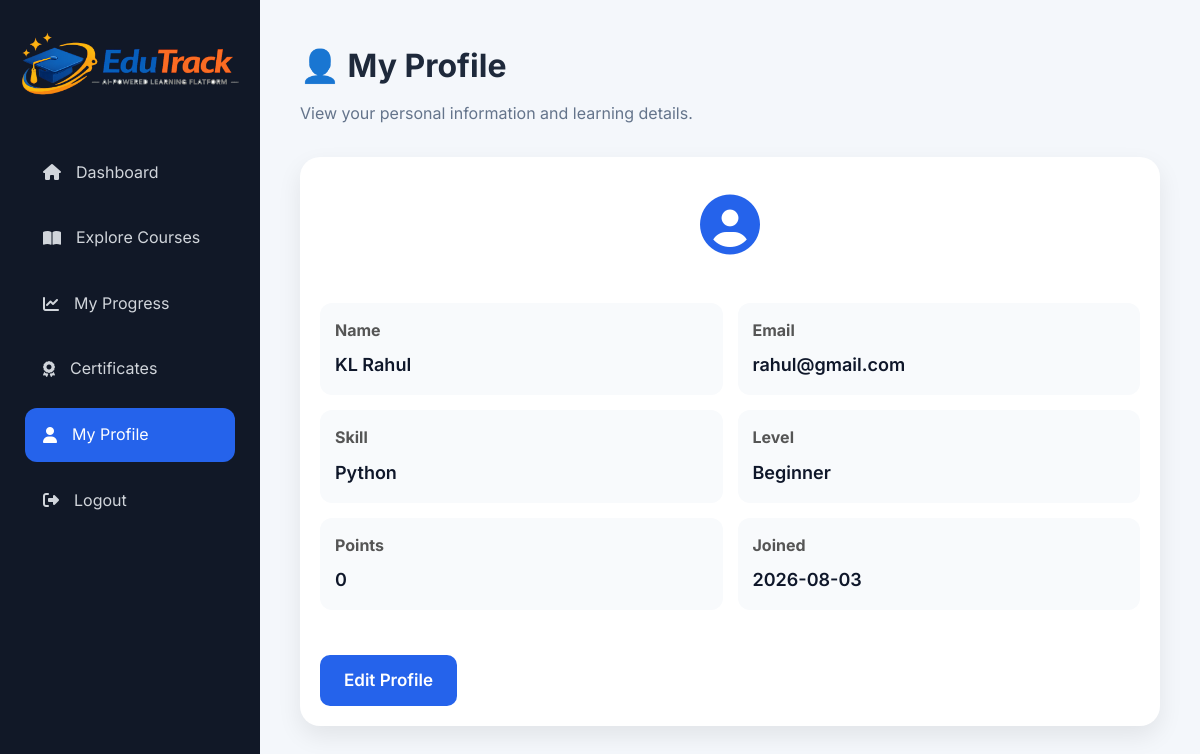
/learner/profile (signed in), run on the app's committed database.
### tables this page shows
CREATE TABLE learners(

        id INTEGER PRIMARY KEY AUTOINCREMENT,

        name TEXT NOT NULL,

        email TEXT UNIQUE NOT NULL,

        password TEXT NOT NULL,

        date_of_birth TEXT NOT NULL,

        skill TEXT NOT NULL,

        level TEXT NOT NULL,

        points INTEGER DEFAULT 0,

        joined_date TEXT NOT NULL

    );

### app.py (the view)
@app.route("/learner/profile")
def learner_profile():
    if "learner_id" not in session:
        return redirect(url_for("learner_login"))
    connection = sqlite3.connect("database/edutrack.db")
    connection.row_factory = sqlite3.Row
    cursor = connection.cursor()
    cursor.execute(
        "SELECT * FROM learners WHERE id=?",
        (session["learner_id"],)
    )
    learner = cursor.fetchone()
    connection.close()
    return render_template(
        "profile.html",
        learner=learner
    )

### templates/profile.html (shortened to what this page needs)
<!DOCTYPE html>
<html lang="en">
<head>
    <link rel="stylesheet"
          href="{{ url_for('static', filename='css/style.css') }}">
    <link rel="stylesheet"
          href="https://cdnjs.cloudflare.com/ajax/libs/font-awesome/6.6.0/css/all.min.css">
</head>
<body>
<div class="dashboard-container">
    <aside class="sidebar">
        <div class="sidebar-logo">
            <img src="{{ url_for('static',
                     filename='images/edutrack-logo.png') }}"
                 alt="EduTrack Logo">
        </div>
        <ul class="sidebar-menu">
            <li>
                <a href="{{ url_for('learner_dashboard') }}">
                    <i class="fa-solid fa-house"></i>
                    Dashboard
                </a>
            </li>
            <li>
                <a href="{{ url_for('learner_courses') }}">
                    <i class="fa-solid fa-book-open"></i>
                    Explore Courses
                </a>
            </li>
            <li>
                <a href="{{ url_for('learner_progress') }}">
                    <i class="fa-solid fa-chart-line"></i>
                    My Progress
                </a>
            </li>
            <li>
                <a href="{{ url_for('learner_certificates') }}">
                    <i class="fa-solid fa-award"></i>
                    Certificates
                </a>
            </li>
            <li class="active">
                <a href="{{ url_for('learner_profile') }}">
                    <i class="fa-solid fa-user"></i>
                    My Profile
                </a>
            </li>
            <li>
                <a href="{{ url_for('learner_logout') }}">
                    <i class="fa-solid fa-right-from-bracket"></i>
                    Logout
                </a>
            </li>
        </ul>
    </aside>
    <main class="dashboard-content">
        <section class="page-header">
            <h1>👤 My Profile</h1>
            <p>
                View your personal information and learning details.
            </p>
        </section>
        <section class="profile-page-card">
            <div class="profile-avatar">
                <i class="fa-solid fa-circle-user"></i>
            </div>
            <div class="profile-details">
                <div class="profile-item">
                    <strong>Name</strong>
                    <p>{{ learner['name'] }}</p>
                </div>
                <div class="profile-item">
                    <strong>Email</strong>
                    <p>{{ learner['email'] }}</p>
                </div>
                <div class="profile-item">
                    <strong>Skill</strong>
                    <p>{{ learner['skill'] }}</p>
                </div>
                <div class="profile-item">
                    <strong>Level</strong>
                    <p>{{ learner['level'] }}</p>
                </div>
                <div class="profile-item">
                    <strong>Points</strong>
                    <p>{{ learner['points'] }}</p>
                </div>
                <div class="profile-item">
                    <strong>Joined</strong>
                    <p>{{ learner['joined_date'] }}</p>
                </div>
            </div>
            <a href="{{ url_for('edit_profile') }}"
               class="continue-btn">
                Edit Profile
            </a>
        </section>
    </main>
</div>
</body>
</html>

### static/css/style.css (style rules this page uses)
:root { --primary:#2563EB; --primary-dark:#1D4ED8; --secondary:#4F46E5; --success:#10B981; --warning:#F59E0B; --danger:#EF4444; --background:#F8FAFC; --card:#FFFFFF; --text:#0F172A; --text-light:#64748B; --border:#E2E8F0; --shadow: 0 10px 25px rgba(15,23,42,.08); --shadow-hover: 0 18px 35px rgba(37,99,235,.15); --radius:16px; }
* { margin:0; padding:0; box-sizing:border-box; }
body { font-family:'Inter',sans-serif; background:var(--background); color:var(--text); line-height:1.6; }
a { text-decoration:none; }
.dashboard-container { display:flex; min-height:100vh; background:#f4f7fb; }
.sidebar { width:260px; min-height:100vh; background:#111827; color:white; padding:30px 25px; box-sizing:border-box; }
.sidebar-logo { text-align:center; margin-bottom:50px; }
.sidebar-logo { display:flex; justify-content:center; margin-bottom:50px; }
.sidebar-logo img { width:220px; }
.sidebar-menu { list-style:none; padding:0; }
.sidebar-menu li { margin-bottom:12px; }
.sidebar-menu a { display:flex; align-items:center; gap:15px; text-decoration:none; color:#d1d5db; padding:14px 18px; border-radius:12px; transition:.3s; }
.sidebar-menu .active a { background:#2563eb; color:white; }
.dashboard-content { flex:1; padding:40px; }
.continue-btn { width:100%; margin-top:25px; padding:14px; border:none; border-radius:10px; background:#2563eb; color:white; font-size:17px; font-weight:600; cursor:pointer; transition:.3s; }
.continue-btn { display:inline-block; background:#2563eb; color:white; padding:12px 24px; border-radius:10px; text-decoration:none; font-weight:600; transition:.3s; width:fit-content; }
.page-header { margin-bottom:40px; }
.page-header h1 { font-size:40px; color:#1f2937; }
.page-header p { color:#666; margin-top:10px; }
.profile-page-card { background:white; border-radius:20px; padding:20px; box-shadow:0 10px 25px rgba(0,0,0,.08); }
.profile-avatar { text-align:center; font-size:60px; color:#2563eb; margin-bottom:30px; }
.profile-details { display:grid; grid-template-columns:repeat(2,1fr); gap:15px; margin-bottom:20px; }
.profile-item { background:#f8fafc; padding:15px; border-radius:12px; }
.profile-item strong { display:block; color:#555; margin-bottom:8px; }
.profile-item p { font-size:18px; font-weight:600; }
.page-header { margin-bottom:30px; }
.page-header h1 { font-size:32px; color:#1e293b; margin-bottom:10px; }
.page-header p { color:#64748b; font-size:16px; }

### data on the page
learners: name "KL Rahul", email "rahul@gmail.com", skill "Python", level "Beginner", points "0", joined_date "2026-08-03"
